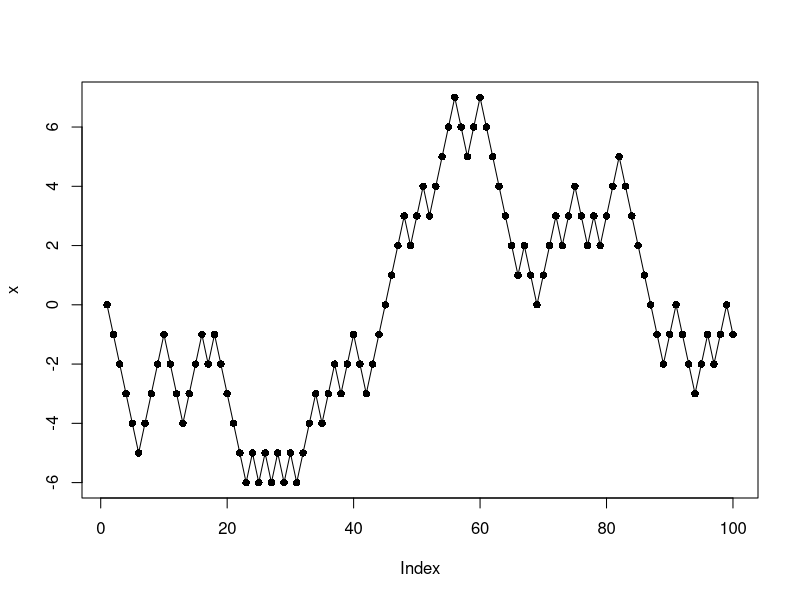

The R source for this figure:
# clear history
rm(list = ls(all = TRUE))
graphics.off()

n     = 100
x     = numeric(n)              #create empty vector to hold result
x[1]  = 0                       #set first entry to 0 (is already 0)

for (i in 2:n) {
    e    = sample(c(-1,1), 1)
    x[i] = x[i-1] + e           #draw the others (2nd onwards) using the conditional distribution 
}

plot(x, type="o", pch=16)       #visualize the results
